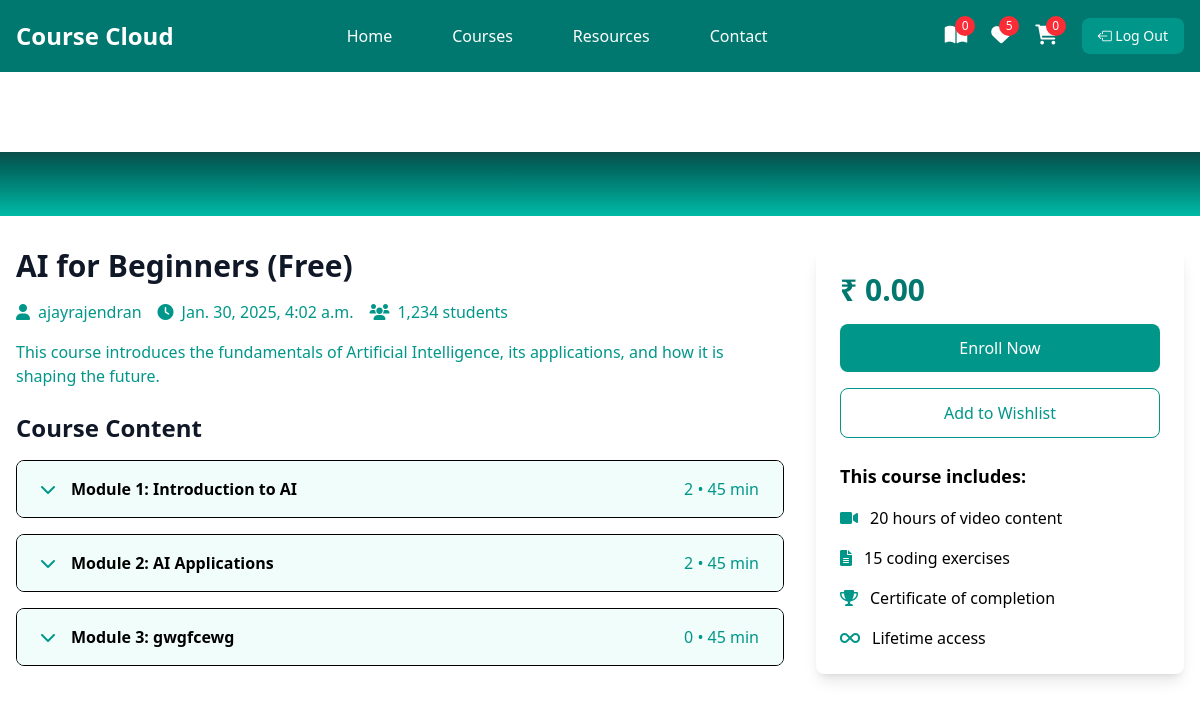
Page /student/courses/5/ (signed in) on the committed database.
### instructor/models.py (models this page shows, shortened)
class User(AbstractUser):
    ROLE_CHOICES =(
        ("instructor","Instructor"),
        ("student","Student")
    )
    role=models.CharField(max_length=20,choices=ROLE_CHOICES,default="student")

class Course(models.Model):
    title=models.CharField(max_length=200)
    description=models.TextField()
    price=models.DecimalField(decimal_places=2,max_digits=7)
    owner=models.ForeignKey(User,on_delete=models.SET_NULL,related_name="courses",null=True)
    is_free=models.BooleanField(default=False)
    picture=models.ImageField(upload_to="courseimages",null=True,blank=True,default="courseimages/default.png")
    thumbnail=EmbedVideoField()
    category_objects=models.ManyToManyField(Category)
    created_at=models.DateTimeField(auto_now_add=True)
    updated_at=models.DateTimeField(auto_now=True)

class Module(models.Model):
    title=models.CharField(max_length=200)
    course_object=models.ForeignKey(Course,on_delete=models.CASCADE,related_name="modules")
    order=models.PositiveIntegerField()

### student/views.py (the view)
# urls.py: path("courses/<int:pk>/",views.CourseDetailView.as_view(),name="course-detail"),
@method_decorator(signin_required,name="dispatch")
class CourseDetailView(View):
    def get(self,request,*args,**kwargs):
        id=kwargs.get("pk")
        course_instance=Course.objects.get(id=id)
        return render(request,"Course.html",{"course":course_instance})

### student/context_processors.py (called while the page is built)
def course_context(request):
    count=0
    if request.user.is_authenticated:
        orders=request.user.purchase.filter(is_paid=True)
        count=len([c for o in orders for c in o.course_objects.all()])
    return{"count":count}

### student/templates/Course.html (shortened to what this page needs)
{%extends 'base.html'%}
{% load embed_video_tags %}
{%block main_block%}
    <div class="pt-20">
        <div class="bg-gradient-to-b from-teal-900 to-teal-500 w-full">
            <div class="max-w-screen-xl mx-auto flex px-4 py-8">
            </div>
        </div>
        <div class="max-w-screen-xl mx-auto px-4 py-8 grid grid-cols-1 lg:grid-cols-3 gap-8">
            <div class="lg:col-span-2">
                <h1 class="text-3xl text-gray-900 dark:text-white font-bold mb-4">{{course.title}}</h1>
                <div class="flex items-center mb-4 text-teal-600">
                    <span class="mr-4"><i class="fas fa-user mr-2"></i>{{course.owner}}</span>
                    <span class="mr-4"><i class="fas fa-clock mr-2"></i>{{course.created_at}}</span>
                    <span><i class="fas fa-users mr-2"></i>1,234 students</span>
                </div>
                <p class="text-teal-600 mb-6">{{course.description}}</p>
                <div class="space-y-4">
                    <h2 class="text-2xl text-gray-900 dark:text-white font-bold mb-4">Course Content</h2>
                    {%for m in course.modules.all%}
                    <div class="border rounded-lg  overflow-hidden bg-white">
                        <button class="w-full px-6 py-4 bg-teal-50 hover:bg-teal-200 flex items-center justify-between" onclick="toggleModule('module{{forloop.counter}}')">
                            <div class="flex items-center">
                                <i class="fas fa-chevron-down mr-4 text-teal-600"></i>
                                <span class="font-semibold">Module {{forloop.counter}}: {{m.title}}</span>
                            </div>
                            <span class="text-teal-600">{{m.lessons.all.count}} • 45 min</span>
                        </button>
                    </div>
                    {%endfor%}
                </div>
            </div>
            <div class="lg:col-span-1">
                <div class="bg-white p-6 rounded-lg shadow-lg sticky top-24">
                    <div class="text-3xl font-bold mb-4 text-teal-700">₹ {{course.price}}</div>
                    <a href="{%url 'add-to-cart' course.id%}">
                        <button class="w-full bg-teal-600 text-white py-3 rounded-lg mb-4 hover:bg-teal-700 transition duration-300">
                            Enroll Now
                        </button>
                    </a>
                    <button class="w-full border border-teal-600 text-teal-600 py-3 rounded-lg mb-6 hover:bg-teal-50 transition duration-300">
                        Add to Wishlist
                    </button>
                    <div class="space-y-4 ">
                        <h3 class="font-bold text-lg">This course includes:</h3>
                        <div class="flex items-center">
                            <i class="fas fa-video mr-3 text-teal-600"></i>
                            <span>20 hours of video content</span>
                        </div>
                        <div class="flex items-center">
                            <i class="fas fa-file-alt mr-3 text-teal-600"></i>
                            <span>15 coding exercises</span>
                        </div>
                        <div class="flex items-center">
                            <i class="fas fa-trophy mr-3 text-teal-600"></i>
                            <span>Certificate of completion</span>
                        </div>
                        <div class="flex items-center">
                            <i class="fas fa-infinity mr-3 text-teal-600"></i>
                            <span>Lifetime access</span>
                        </div>
                    </div>
                </div>
            </div>
        </div>
    </div>
{%endblock%}

### student/templates/base.html (shortened to what this page needs)
<!DOCTYPE html>
<html lang="en">
<head>
    <link href="https://cdnjs.cloudflare.com/ajax/libs/font-awesome/6.0.0/css/all.min.css" rel="stylesheet">
    <script src="https://unpkg.com/@tailwindcss/browser@4"></script>
    <link rel="stylesheet" href="../static/css/style.css">
    <link rel="stylesheet" href="https://cdn.jsdelivr.net/npm/bootstrap-icons@1.11.3/font/bootstrap-icons.min.css">
</head>
<body>
    <nav class="bg-teal-700 fixed w-full z-20 top-0 left-0 sticky">
        <div class="max-w-screen-xl flex flex-wrap items-center justify-between mx-auto p-4">
            <a href="#" class="flex items-center">
                <span class="self-center text-2xl font-semibold text-white">Course Cloud</span>
            </a>
            <div class="items-center justify-between hidden w-full md:flex md:w-auto md:order-1">
                <ul class="flex flex-col p-4 md:p-0 mt-4 font-medium md:flex-row md:space-x-8 md:mt-0">
                    <li><a href="{%url 'index'%}" class="block py-2 pl-3 pr-4 text-white hover:text-teal-200">Home</a></li>
                    <li><a href="#course" class="block py-2 pl-3 pr-4 text-white hover:text-teal-200">Courses</a></li>
                    <li><a href="#" class="block py-2 pl-3 pr-4 text-white hover:text-teal-200">Resources</a></li>
                    <li><a href="#contact" class="block py-2 pl-3 pr-4 text-white hover:text-teal-200">Contact</a></li>
                </ul>
            </div>
            <div class="flex items-center space-x-6 md:order-2">
                <div class="relative group">
                    <a href="{%url 'My-Courses'%}" class="text-white hover:text-teal-200">
                        <i class="fas fa-book-open text-xl"></i>
                        <span class="absolute -top-2 -right-2 bg-red-500 text-white text-xs rounded-full h-5 w-5 flex items-center justify-center">{{count}}</span>
                    </a>
                </div>
                <div class="relative group">
                    <a href="#" class="text-white hover:text-teal-200">
                        <i class="fas fa-heart fa-beat text-xl"></i>
                        <span class="absolute -top-2 -right-2 bg-red-500 text-white text-xs rounded-full h-5 w-5 flex items-center justify-center">5</span>
                    </a>
                </div>
                <div class="relative group">
                    <a href="{%url 'cart-summery'%}" class="text-white hover:text-teal-200">
                        <i class="fas fa-shopping-cart text-xl"></i>
                        <span class="absolute -top-2 -right-2 bg-red-500 text-white text-xs rounded-full h-5 w-5 flex items-center justify-center">{{request.user.basket.all.count}}</span>
                    </a>
                </div>
                <a href="{%url 'signout'%}" class="text-white bg-teal-600 hover:bg-teal-800 focus:ring-4 focus:outline-none focus:ring-teal-300 font-medium rounded-lg text-sm px-4 py-2 text-center"><i class="bi bi-box-arrow-left"></i>  Log Out</a>
            </div>
        </div>
    </nav>
        {%block main_block%}
        {%endblock%}
</body>
</html>

### rows in the picture
User: user.basket.all.count "0"
Course: title "AI for Beginners (Free)", owner "ajayrajendran", created_at "Jan. 30, 2025, 4:02 a.m.", description "This course introduces the fundamentals of Artificial Intelligence, its applications, and how it is shaping the future.", price "0.00"
Module: title "Introduction to AI", lessons.all.count "2"
Module: title "AI Applications", lessons.all.count "2"
Module: title "gwgfcewg", lessons.all.count "0"

### other values in the picture
{{ count }} "0"
